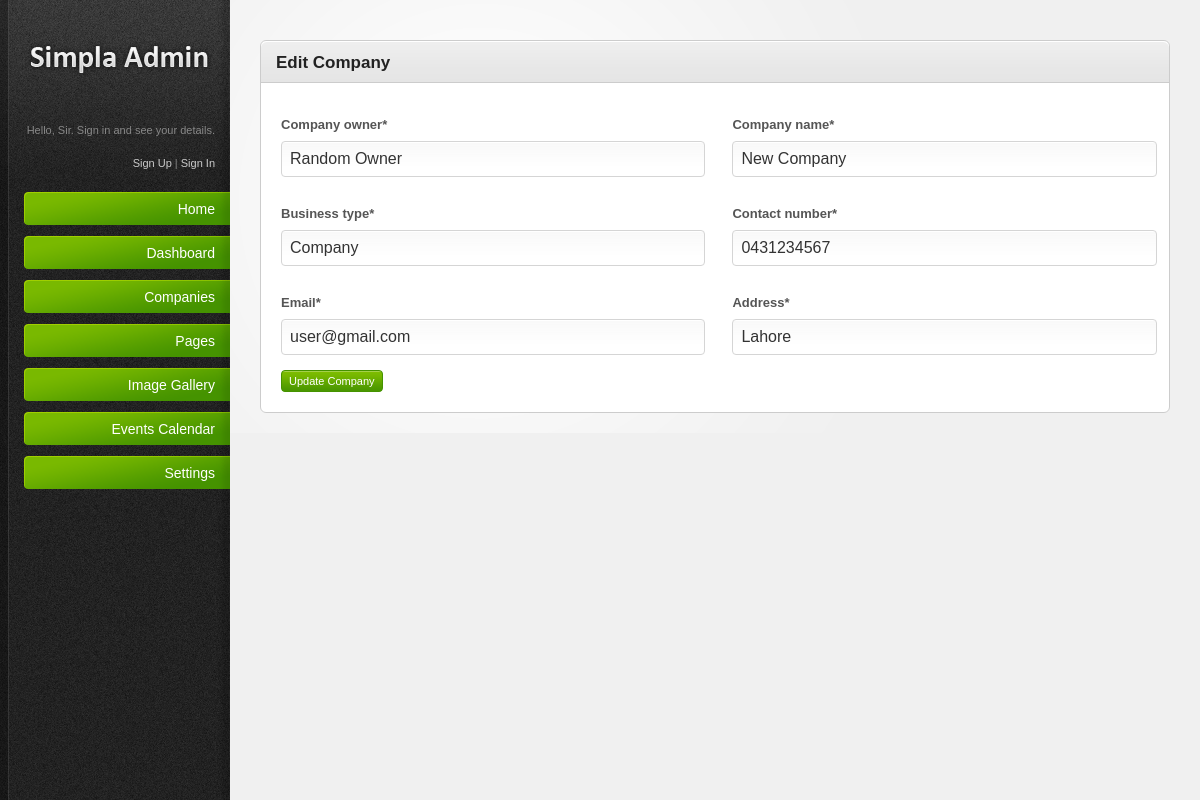
The app's page /edit_company/2 with its own data.
### company/models.py (models this page shows, shortened)
class Company(models.Model):
	company_owner = models.CharField(max_length=30)
	company_name = models.CharField(max_length=30)
	business_type = models.CharField(max_length=30)
	contact_number = models.CharField(max_length=30)
	email = models.EmailField()
	address = models.CharField(max_length=200)
	no_of_sites = models.IntegerField(default=0)

### company/views.py (the view)
# urls.py: path('edit_company/<int:id>', comp_views.edit_company, name='edit_company'),
def edit_company(request, id):
	if request.method == "GET":
		obj = Company.objects.get(pk=id)
		form = CompanyRegisterationForm(instance = obj)
		context = {
			'form': form
		}
		return render(request, 'company/edit_company.html', context)
	else:
		obj = Company.objects.get(pk=id)
		form = CompanyRegisterationForm(request.POST, instance = obj)
		if form.is_valid():
			form.save()
		return redirect('home')

### company/forms.py
class CompanyRegisterationForm(forms.ModelForm):
	class Meta:
		model = Company
		fields = [
			'company_owner',
			'company_name',
			'business_type',
			'contact_number',
			'email',
			'address',
		]

### company/templates/company/edit_company.html (shortened to what this page needs)
{% extends 'dashboard/base.html' %}
{% load crispy_forms_tags %}
{% load static %}
{% block content %}
	<div id="sub-main-company-registeration">
		<div class="content-box">
			<div class="content-box-header">
				<h3>Edit Company</h3>
			</div>
			<div class="content-box-content">
				<div class="tab-content default-tab">
					<div class="container-fluid">
						<div class="company_form">
							<form method="POST">
						        <div class="column-left">
						        	<p>
							            {{ form.company_owner|as_crispy_field }}
							        </p>
						        </div>
						        <div class="column-right">
						        	<p>
							            {{ form.company_name|as_crispy_field }}
							        </p>
						        </div>
						        <div class="column-left">
							        <p>
							            {{ form.business_type|as_crispy_field }}
							        </p>
							    </div>
						        <div class="column-right">
							        <p>
							            {{ form.contact_number|as_crispy_field }}
							        </p>
							    </div>
							    <div class="column-left">
							        <p>
							            {{ form.email|as_crispy_field }}
							        </p>
							    </div>
							    <div class="column-right">
							        <p>
							            {{ form.address|as_crispy_field }}
							        </p>
							    </div>
						        <div class="form-group">
						            <input type="submit" name="" class="button" value="Update Company">
						        </div>
						    </form>
						</div>
					</div>
				</div>
			</div>
		</div>
	</div>
{% endblock %}

### dashboard/static/dashboard/resources/css/style.css (style rules this page uses)
html { font-size: 100%; height: 100%; margin-bottom: 1px; }
body { font-family: Arial, Helvetica, sans-serif; color: #555; background: #f0f0f0 url('../images/bg-body.gif') top left repeat-y; font-size: 12px; }
h1, h2, h3, h4, h5, h6 { font-family: Helvetica, Arial, sans-serif; color: #222; font-weight: bold; }
h3 { font-size: 17px; padding: 0 0 10px 0; }
p { padding: 5px 0 10px 0; line-height: 1.6em; }
.button { font-family: Verdana, Arial, sans-serif; display: inline-block; background: #459300 url('../images/bg-button-green.gif') top left repeat-x !important; border: 1px solid #459300 !important; padding: 4px 7px 4px 7px !important; color: #fff !important; font-size: 11px !important; cursor: pointer; }
.column-left { width: 48%; float: left; }
.column-right { width: 48%; float: right; }
.content-box { border: 1px solid #ccc; margin: 0 0 20px 0; background: #fff; }
.content-box-header { background: #e5e5e5 url('../images/bg-content-box.gif') top left repeat-x; margin-top: 1px; height: 40px; }
.content-box-header h3 { padding: 12px 15px 10px; float: left; }
.content-box-content { padding: 20px; font-size: 13px; border-top: 1px solid #ccc; }
form label { display: block; padding: 0 0 10px; font-weight: bold; }
form input.text-input, form select, form textarea, form .wysiwyg { padding: 6px; font-size: 13px; background: #fff url('../images/bg-form-field.gif') top left repeat-x; border: 1px solid #d5d5d5; color: #333; }
form .large-input { width: 97.5% !important; font-size: 16px !important; padding: 8px !important; }

### dashboard/static/dashboard/resources/css/invalid.css (style rules this page uses)
.button, #main-content table tfoot td .bulk-actions select, .pagination a.number, form input.text-input, form textarea, form .wysiwyg, form select { -moz-border-radius: 4px; -webkit-border-radius: 4px; border-radius: 4px; }
.content-box, .content-box-header, ul.content-box-tabs li a.current, .shortcut-button, .notification { -moz-border-radius: 6px; -webkit-border-radius: 6px; border-radius: 6px; }
.content-box-header { -moz-border-radius-bottomleft: 0; -moz-border-radius-bottomright: 0; -webkit-border-bottom-left-radius: 0; -webkit-border-bottom-right-radius: 0; border-bottom-left-radius: 0; border-bottom-right-radius: 0; }

### records on screen
Company: company_owner "Random Owner", company_name "New Company", business_type "Company", contact_number "0431234567", email "user@gmail.com", address "Lahore"
